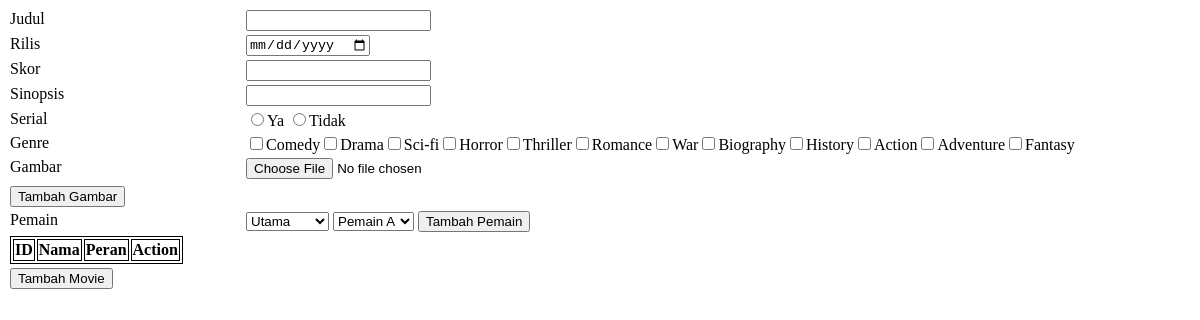
Page /insertform.php on the committed database.
### tables this page shows
CREATE TABLE `genre` (
  `idgenre` int(11) NOT NULL,
  `nama` varchar(15) DEFAULT NULL
);

### insertform.php (the view, shortened to what this page needs)
<!DOCTYPE html>
<html>
<head>
</head>
<body>
    <form method="POST" enctype="multipart/form-data" action="insertproses.php">
        <div class="form-group">
            <label class="form-label">Judul</label>
            <input type="text" name="judul">
        </div>
        <div class="form-group">
            <label class="form-label">Rilis</label>
            <input type="date" name="rilis">
        </div>
        <div class="form-group">
            <label class="form-label">Skor</label>
            <input type="text" name="skor">
        </div>
        <div class="form-group">
            <label class="form-label">Sinopsis</label>
            <input type="text" name="sinopsis">
        </div>
        <div class="form-group">
            <label class="form-label">Serial</label>
            <input type="radio" name="serial" value="1">Ya
            <input type="radio" name="serial" value="0">Tidak
        </div>
        <div class="form-group">
            <label class="form-label">Genre</label>
            <?php
            $koneksi = new mysqli("localhost", "root", "", "my_schema");
            $sql = "SELECT * FROM genre";
            $hasil = $koneksi->query($sql);
            while ($baris = $hasil->fetch_assoc()) {
                $id = $baris['idgenre'];
                $nama = $baris['nama'];
                echo "<input type='checkbox' name='genre[]' value='$id'>$nama";
            }
            ?>
        </div>
        <div class="form-group">
            <label class="form-label">Gambar</label>
            <div id=file_upload>
                <input type="file" name="gambar[]">
            </div>
        </div>
        <div class="form-group">
            <button type="button" id="tambahgambar">Tambah Gambar</button>
        </div>
        <div class="form-group">
            <label class="form-label">Pemain</label>
            <select name="peran" id="peran">
                <option value="Utama">Utama</option>
            </select>
            <select name="pemain" id="pemain">
                <?php
                $sql = "SELECT * FROM pemain";
                $hasil = $koneksi->query($sql);
                while ($baris = $hasil->fetch_assoc()) {
                    $id = $baris['idpemain'];
                    $nama = $baris['nama'];
                    echo "<option value='$id'>$nama</option>";
                }
                ?>
            </select>
            <button type="button" id="tambahpemain">Tambah Pemain</button>
        </div>
        <div class="form-group">
            <table id="daftarpemain">
                <tr>
                    <th>ID</th>
                    <th>Nama</th>
                    <th>Peran</th>
                    <th>Action</th>
                </tr>
            </table>
        </div>
        <div class="form-group">
            <input type="submit" name="submit" value="Tambah Movie">
        </div>
    </form>
</body>
</html>

### insertform.php (style rules this page uses)
table, td, th { border: 1px solid black; }
.form-group { clear: both; padding: 2px; }
.form-label { display: block; float: left; width: 20%; }
div#file_upload { float: left; }
div#file_upload input { display: block; margin-bottom: 5px; }

### rows in the picture
genre: nama "Comedy"
genre: nama "Drama"
genre: nama "Sci-fi"
genre: nama "Horror"
genre: nama "Thriller"
genre: nama "Romance"
genre: nama "War"
genre: nama "Biography"
genre: nama "History"
genre: nama "Action"
genre: nama "Adventure"
genre: nama "Fantasy"

### other values in the picture
form field pemain "Pemain A"
